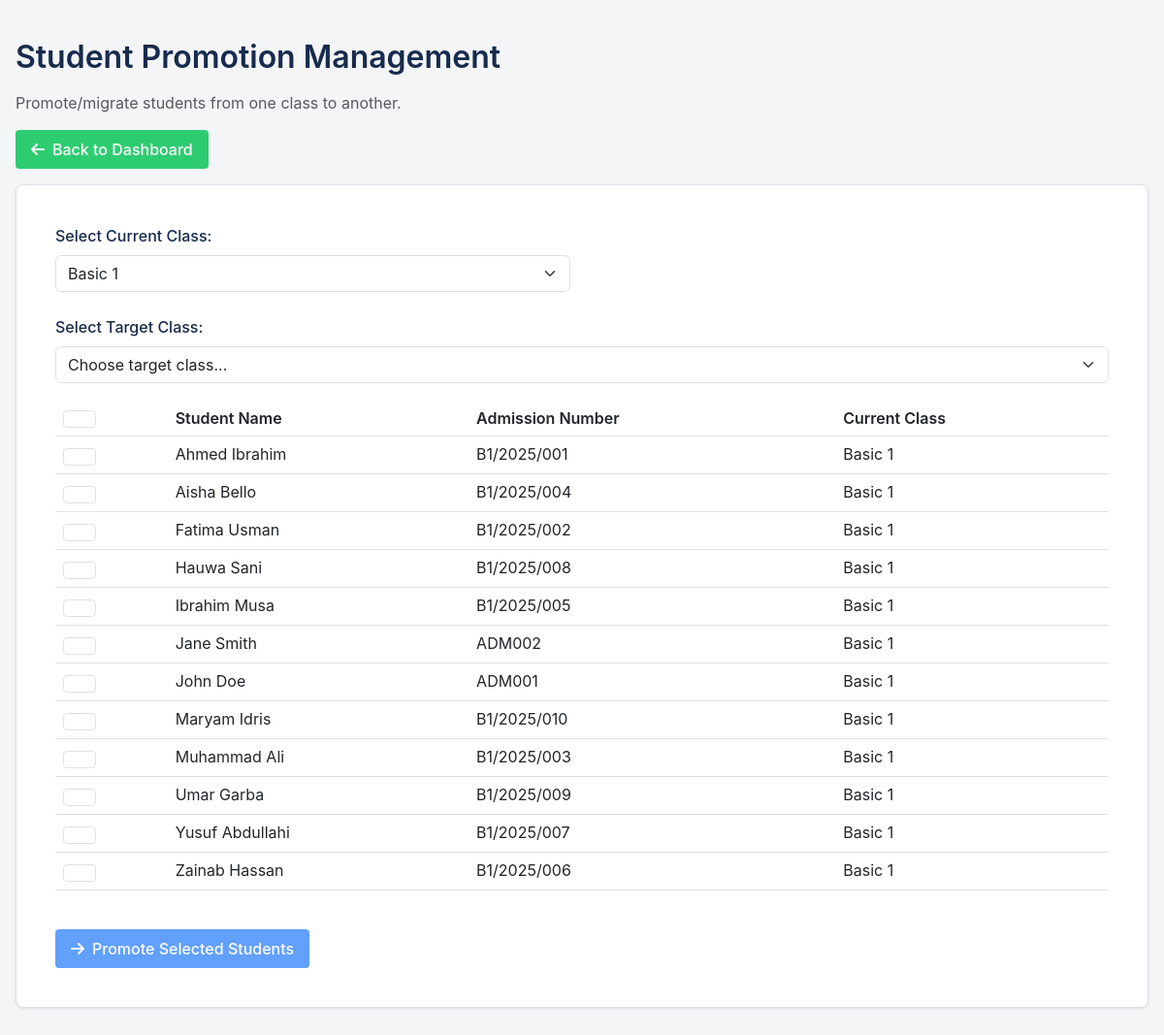
Screenshot of /admin/promote_students.php (signed in) with the database file from the repository.
### tables this page shows
CREATE TABLE `students` (
  `id` int NOT NULL,
  `school_id` int NOT NULL,
  `admission_number` varchar(20) NOT NULL,
  `name` varchar(255) NOT NULL,
  `class_id` int NOT NULL,
  `created_by` int NOT NULL,
  `created_at` timestamp NULL DEFAULT CURRENT_TIMESTAMP
);

CREATE TABLE `classes` (
  `id` int NOT NULL,
  `school_id` int NOT NULL,
  `class_name` varchar(100) NOT NULL,
  `description` varchar(255) DEFAULT NULL,
  `created_by` int DEFAULT NULL,
  `created_at` timestamp NOT NULL DEFAULT CURRENT_TIMESTAMP
);

### admin/promote_students.php (the view, shortened to what this page needs)
<?php
include '../includes/db.php';
$stmt = $pdo->prepare("SELECT id, class_name FROM classes WHERE school_id = ? ORDER BY class_name");
$stmt->execute([$_SESSION['school_id']]);
$classes = $stmt->fetchAll();
$current_class = $_GET['class'] ?? ($classes[0]['id'] ?? '');
$stmt = $pdo->prepare("
    SELECT s.*, c.class_name
    FROM students s
    JOIN classes c ON s.class_id = c.id
    WHERE s.school_id = ? AND s.class_id = ?
    ORDER BY s.name
");
$stmt->execute([$_SESSION['school_id'], $current_class]);
$students = $stmt->fetchAll();
?>
<!DOCTYPE html>
<html>
<head>
    <link href="https://cdn.jsdelivr.net/npm/bootstrap@5.3.0/dist/css/bootstrap.min.css" rel="stylesheet">
    <link href="https://cdnjs.cloudflare.com/ajax/libs/font-awesome/6.0.0/css/all.min.css" rel="stylesheet">
    <link rel="stylesheet" href="../assets/clean-styles.css">
</head>
<body>
    <div class="container mt-4">
        <h2>Student Promotion Management</h2>
        <p class="text-muted">Promote/migrate students from one class to another.</p>
        <div class="mb-3">
            <a href="dashboard.php" class="btn btn-secondary">
                <i class="fas fa-arrow-left"></i> Back to Dashboard
            </a>
        </div>
        <div class="card">
            <div class="card-body">
                <form method="get" class="mb-4">
                    <div class="row align-items-end">
                        <div class="col-md-6">
                            <label class="form-label">Select Current Class:</label>
                            <select name="class" class="form-select" onchange="this.form.submit()">
                                <?php foreach ($classes as $class): ?>
                                    <option value="<?php echo htmlspecialchars($class['id']); ?>"
                                            <?php echo $class['id'] === $current_class ? 'selected' : ''; ?>>
                                        <?php echo htmlspecialchars($class['class_name']); ?>
                                    </option>
                                <?php endforeach; ?>
                            </select>
                        </div>
                    </div>
                </form>
                <form method="post" id="promotionForm">
                    <div class="mb-3">
                        <label class="form-label">Select Target Class:</label>
                        <select name="target_class" class="form-select" required>
                            <option value="">Choose target class...</option>
                        </select>
                    </div>
                    <div class="table-responsive">
                        <table class="table">
                            <thead>
                                <tr>
                                    <th>
                                        <input type="checkbox" id="selectAll" class="form-check-input">
                                    </th>
                                    <th>Student Name</th>
                                    <th>Admission Number</th>
                                    <th>Current Class</th>
                                </tr>
                            </thead>
                            <tbody>
                                <?php foreach ($students as $student): ?>
                                    <tr>
                                        <td>
                                            <input type="checkbox" name="student_ids[]"
                                                   value="<?php echo $student['id']; ?>"
                                                   class="form-check-input student-checkbox">
                                        </td>
                                        <td><?php echo htmlspecialchars($student['name']); ?></td>
                                        <td><?php echo htmlspecialchars($student['admission_number']); ?></td>
                                        <td><?php echo htmlspecialchars($student['class_name']); ?></td>
                                    </tr>
                                <?php endforeach; ?>
                            </tbody>
                        </table>
                    </div>
                    <div class="mt-3">
                        <button type="submit" class="btn btn-primary" id="promoteBtn" disabled>
                            <i class="fas fa-arrow-right"></i> Promote Selected Students
                        </button>
                    </div>
                </form>
            </div>
        </div>
    </div>
</body>
</html>

### assets/clean-styles.css (style rules this page uses)
:root { --primary: #2ecc71; --primary-dark: #27ae60; --primary-light: #58d68d; --secondary: #2c3e50; --secondary-dark: #1b2631; --success: #36b37e; --danger: #de350b; --warning: #ff991f; --info: #0065ff; --dark: #172b4d; --light: #f4f5f7; --white: #ffffff; --gray: #6b778c; --gray-light: #dfe1e6; --gray-dark: #253858; --body-bg: #f4f5f7; --card-bg: #ffffff; --text: #172b4d; --text-light: #5e6c84; --text-white: #ffffff; --border: #dfe1e6; --spacing-xs: 0.25rem; --spacing-sm: 0.5rem; --spacing-md: 1rem; --spacing-lg: 1.5rem; --spacing-xl: 2rem; --radius-sm: 4px; --radius: 8px; --radius-lg: 12px; --shadow-sm: 0 1px 2px rgba(0, 0, 0, 0.05); --shadow: 0 1px 3px rgba(0, 0, 0, 0.1); --shadow-lg: 0 4px 6px rgba(0, 0, 0, 0.1); --transition: 0.2s ease; }
* { margin: 0; padding: 0; box-sizing: border-box; }
html { font-size: 16px; -webkit-text-size-adjust: 100%; }
body { font-family: -apple-system, BlinkMacSystemFont, "Segoe UI", Roboto, Oxygen, Ubuntu, Cantarell, sans-serif; line-height: 1.5; color: var(--text); background-color: var(--body-bg); }
h1, h2, h3, h4, h5, h6 { margin-bottom: var(--spacing-md); font-weight: 600; line-height: 1.2; color: var(--dark); }
.container { width: 100%; padding: var(--spacing-md); margin: 0 auto; max-width: 1200px; }
.card { background: var(--card-bg); border-radius: var(--radius); box-shadow: var(--shadow); padding: var(--spacing-lg); margin-bottom: var(--spacing-md); border: 1px solid var(--border); }
label { display: block; margin-bottom: var(--spacing-xs); font-weight: 500; color: var(--text); }
input, select, textarea { width: 100%; padding: var(--spacing-sm) var(--spacing-md); border: 1px solid var(--border); border-radius: var(--radius); background-color: var(--white); color: var(--text); font-size: 1rem; }
.btn { display: inline-flex; align-items: center; justify-content: center; padding: var(--spacing-sm) var(--spacing-lg); border-radius: var(--radius); font-weight: 500; text-align: center; cursor: pointer; transition: var(--transition); background: var(--primary); color: var(--text-white); border: none; min-height: 40px; }
.table-responsive { overflow-x: auto; -webkit-overflow-scrolling: touch; margin-bottom: var(--spacing-lg); }
table { width: 100%; border-collapse: collapse; }
th, td { padding: var(--spacing-md); border-bottom: 1px solid var(--border); text-align: left; }
th { background: var(--light); font-weight: 600; color: var(--text); }
.mb-3 { margin-bottom: var(--spacing-md) !important; }
.btn { display: inline-flex; align-items: center; gap: 0.5rem; padding: 0.5rem 1rem; border-radius: 0.25rem; border: none; cursor: pointer; transition: all 0.2s ease; }
.btn-primary { background-color: #4A90E2; color: white; }

### rows the page displays
students: name "Ahmed Ibrahim", admission_number "B1/2025/001", class.class_name "Basic 1"
students: name "Aisha Bello", admission_number "B1/2025/004", class.class_name "Basic 1"
students: name "Fatima Usman", admission_number "B1/2025/002", class.class_name "Basic 1"
students: name "Hauwa Sani", admission_number "B1/2025/008", class.class_name "Basic 1"
students: name "Ibrahim Musa", admission_number "B1/2025/005", class.class_name "Basic 1"
students: name "Jane Smith", admission_number "ADM002", class.class_name "Basic 1"
students: name "John Doe", admission_number "ADM001", class.class_name "Basic 1"
students: name "Maryam Idris", admission_number "B1/2025/010", class.class_name "Basic 1"
students: name "Muhammad Ali", admission_number "B1/2025/003", class.class_name "Basic 1"
students: name "Umar Garba", admission_number "B1/2025/009", class.class_name "Basic 1"
students: name "Yusuf Abdullahi", admission_number "B1/2025/007", class.class_name "Basic 1"
students: name "Zainab Hassan", admission_number "B1/2025/006", class.class_name "Basic 1"

### other values shown
form field class "Basic 1"
